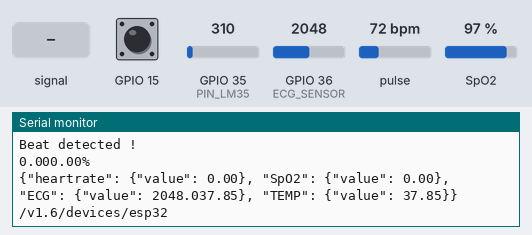
A sketch run on a simulated ESP32. On the bench: the last lines printed to the serial monitor. Inputs (shaded band) come from the test bench; at power-on: pulse 72 bpm, GPIO 35 (PIN_LM35) = 310, GPIO 36 (ECG_SENSOR) = 2048, SpO2 97 %, GPIO 15 HIGH. WiFi joins after 1.5 s; servers stay silent unless stated; random numbers use the default seed unless the sketch sets one; no MQTT or app messages arrive unless stated.

Above: at 2.7 s.
2.8 s: GPIO 36 (ECG_SENSOR) fed a 200 Hz sine of ±327 counts around its level
4.3 s: pulse set to 42 bpm
At 5.6 s:
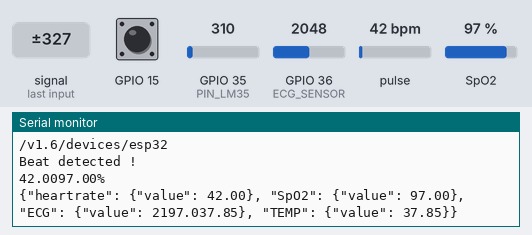
5.8 s: GPIO 35 (PIN_LM35) set to 372
At 7.2 s:
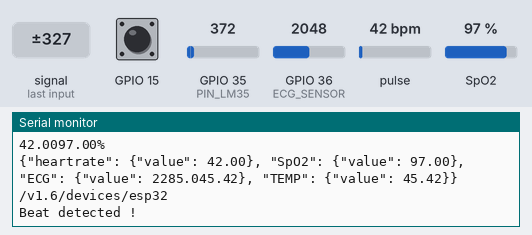
7.3 s: GPIO 36 (ECG_SENSOR) set to 2866
At 8.7 s:
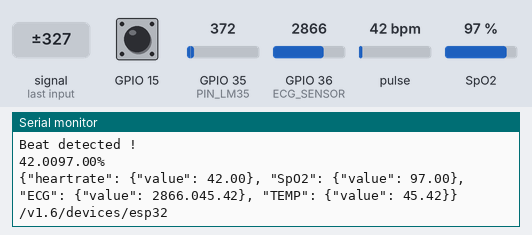
8.8 s: SpO2 set to 80 %
At 10.2 s:
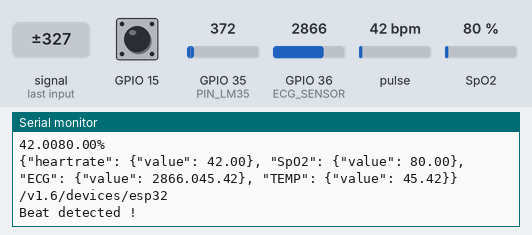
10.3 s: GPIO 36 (ECG_SENSOR) fed a 1000 Hz sine of ±1023 counts around its level
Timing chart, 0 to 12.8 s (numbered marks = the images above; inputs shaded):
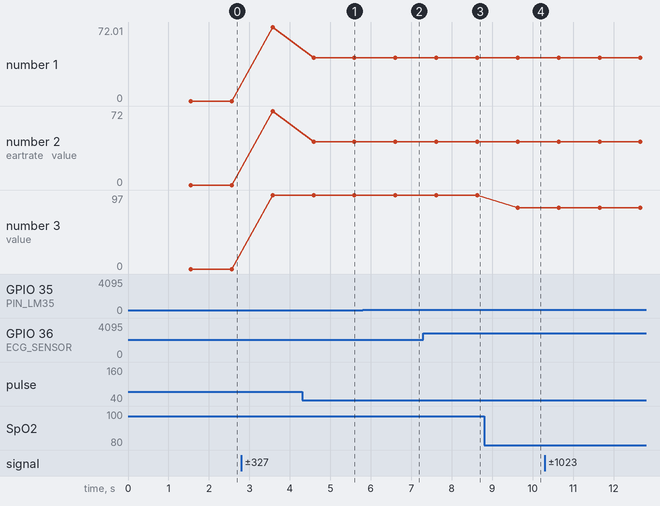

Measured:
- after the input at 4.3 s, the serial monitor: prints a new line after 0.29 s (image 1)
- after the input at 5.8 s, the serial monitor: prints a new line after 0.81 s (image 2)
- after the input at 7.3 s, the serial monitor: prints a new line after 0.31 s (image 3)
- after the input at 8.8 s, the serial monitor: prints a new line after 0.83 s (image 4)
- plotted number 1: 72.01 → 42.01 after the input at 4.3 s, 42.01 → 42.01 after the input at 8.8 s
- plotted number 2: 72 → 42 after the input at 4.3 s
- plotted number 3: 97 → 80 after the input at 8.8 s

The sketch:

finalCode.ino
```cpp
#include <WiFi.h>
#include <PubSubClient.h>
#include <stdio.h>
#include <Wire.h>
#include "MAX30100_PulseOximeter.h"

#define REPORTING_PERIOD_MS     1000
#define WIFISSID "VIJAY" // Put your WifiSSID here
#define PASSWORD "" // Put your wifi password here
#define TOKEN "BBFF-u0ogAWAlSPgTD4AgfTm6Kl4k8XaF8v" // Put your Ubidots' TOKEN
#define DEVICE_LABEL "esp32" // Put the device label
#define VARIABLE_LABEL_1 "heartrate" // Put the variable label
#define VARIABLE_LABEL_2 "SpO2" // Put the variable label
#define VARIABLE_LABEL_3 "ECG" // Put the variable label
#define VARIABLE_LABEL_4 "TEMP" // Put the variable label


#define MQTT_CLIENT_NAME "EBO_OXMO" // MQTT client Name,a Random ASCII

#define ECG_SENSOR A0 // Set the A0 as ECG_SENSOR
#define ADC_VREF_mV 5000.0 // in millivolt
#define ADC_RESOLUTION 4095.0
#define PIN_LM35 35
float BPM, SpO2;

PulseOximeter pox;
uint32_t tsLastReport = 0;

char mqttBroker[] = "industrial.api.ubidots.com";
char payload[700];
char topic[150];

// Space to store values to send
char str_val_1[6];
char str_val_2[6];
char str_val_3[6];
char str_val_4[6];


int flag = 0, Temp = 0;
double RawValue = 0, Voltage = 0;

WiFiClient ubidots;
PubSubClient client(ubidots);

void onBeatDetected()
{
  Serial.println("Beat detected !");
}

void callback(char* topic, byte* payload, unsigned int length) {
  Serial.print("Message arrived [");
  Serial.print(topic);
  Serial.print("] ");
  for (int i = 0; i < length; i++) {
    Serial.print((char)payload[i]);
  }
  Serial.println();
}

void reconnect() {
  // Loop until we're reconnected
  while (!client.connected()) {
    Serial.println("Attempting MQTT connection...");

    // Attempt to connect
    if (client.connect(MQTT_CLIENT_NAME, TOKEN, "")) {
      Serial.println("connected");
    } else {
      Serial.print("failed, rc=");
      Serial.print(client.state());
      Serial.println(" try again in 2 seconds");
      // Wait 2 seconds before retrying
      delay(2000);
    }
  }
}

void setup()
{
  Serial.begin(115200);
  pinMode(ECG_SENSOR, INPUT);
  WiFi.begin(WIFISSID, PASSWORD);
  Serial.println();
  Serial.println();
  Serial.println();
  Serial.print("Wait for WiFi...");

  while (WiFi.status() != WL_CONNECTED) {
    Serial.print(".");
    delay(500);
  }

  Serial.println("");
  Serial.println("WiFi connected");
  Serial.println("IP address: ");
  Serial.println(WiFi.localIP());
  client.setServer(mqttBroker, 1883);
  client.setCallback(callback);

  Serial.print("Initializing pulse oximeter..");
  // Initialize the PulseOximeter instance
  // Failures are generally due to an improper I2C wiring, missing power supply
  // or wrong target chip
  if (!pox.begin()) {
    Serial.println("FAILED");
    for (;;);
  } else {
    Serial.println("SUCCESS");
    //    digitalWrite(1, HIGH);
    // Register a callback for the beat detection
    pox.setOnBeatDetectedCallback(onBeatDetected);
  }
  pox.setIRLedCurrent(MAX30100_LED_CURR_7_6MA);


}

void loop() {
  if (flag == 0)
  {
    client.connect(MQTT_CLIENT_NAME, TOKEN, "");
    Serial.println("MQTT connected again");
    flag = 1;
  }
  if (!client.connected()) {
    Serial.print("Reconnecting ... ");
    reconnect();
  }
  // Make sure to call update as fast as possible
  pox.update();
  BPM = pox.getHeartRate();
  SpO2 = pox.getSpO2();
  if (millis() - tsLastReport > REPORTING_PERIOD_MS) {

    if (BPM == 0 or SpO2 == 0) {
      int  x = touchRead(T3);
      int y = random(85, 95);
      int z = random(90, 97);
      if (x < 6) {
        Serial.println("Beat Detected !");
        //        Serial.println(x);
        BPM = y; SpO2 = z;
      }

    }

    // to computer Serial Monitor
    Serial.print(BPM);
    //    Serial.print(pox.getHeartRate());
    //blue.println("\n");

    Serial.print(  SpO2);
    //    Serial.print(pox.getSpO2());
    Serial.print("%");
    Serial.println("\n");
    int adcVal = analogRead(PIN_LM35);
    // convert the ADC value to voltage in millivolt
    float milliVolt = adcVal * (ADC_VREF_mV / ADC_RESOLUTION);
    // convert the voltage to the temperature in Celsius
    float Temp = milliVolt / 10;

    dtostrf(BPM, 4, 2, str_val_1);  // converts to string 4 parameters as - value , size , decimal places , var to store
    dtostrf(SpO2, 4, 2, str_val_2);
    dtostrf(analogRead(ECG_SENSOR), 4, 2, str_val_3);
    dtostrf(Temp, 4, 2, str_val_4);


    //    Serial.println("ECG value :"); Serial.print(analogRead(ECG_SENSOR));

    sprintf(topic, "%s", ""); // Cleans the topic content
    sprintf(topic, "%s%s", "/v1.6/devices/", DEVICE_LABEL);

    sprintf(payload, "%s", ""); // Cleans the payload content
    sprintf(payload, "{\"%s\":", VARIABLE_LABEL_1); // Adds the variable label
    sprintf(payload, "%s {\"value\": %s}", payload, str_val_1);
    sprintf(payload, "%s, \"%s\":", payload, VARIABLE_LABEL_2);
    sprintf(payload, "%s {\"value\": %s}", payload, str_val_2);
    sprintf(payload, "%s, \"%s\":", payload, VARIABLE_LABEL_3);
    sprintf(payload, "%s {\"value\": %s}", payload, str_val_3);
    sprintf(payload, "%s, \"%s\":", payload, VARIABLE_LABEL_4);
    sprintf(payload, "%s {\"value\": %s}", payload, str_val_4);
    sprintf(payload, "%s}", payload); // Closes the dictionary brackets

    Serial.println(payload);
    Serial.println(topic);

    client.publish(topic, payload);
    client.loop();

    tsLastReport = millis();

  }

}
```
